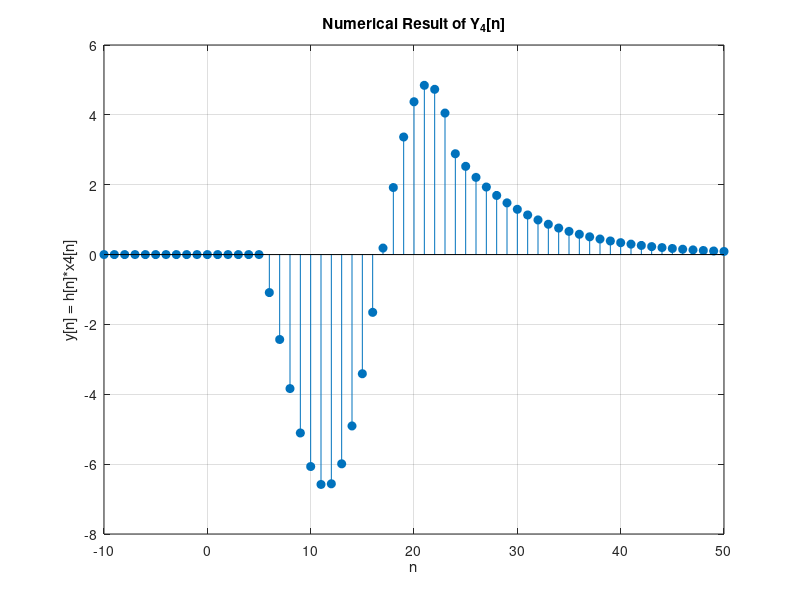
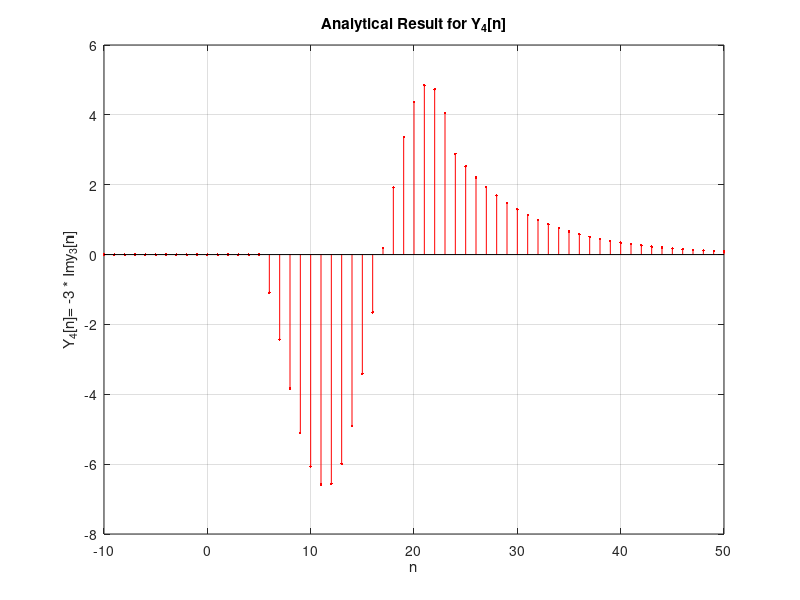

Recreate these plots in MATLAB, in order.
% Numerical Result
range1 = 100;
range2 = -range1:1:range1;
uh = zeros(size(range2));
uh(range2 >= 4) = 1;
impulse = (7/8).^range2 .* uh;
r = (-range1/2):1:(range1/2);
x4 = zeros(size(r));
x4((r <= 20) & (r >= 2)) = -3*sin((2:20).*1/3);
y4 = zeros(size(r));
for k = -(range1/2):(range1/2)
    a = impulse(r-k+range1+1) .* x4(k+(range1/2)+1);
    y4 = y4 + a;
end

% Plot Numerical Result
figure;  
stem(-10:50,y4(41:101),'filled');
xlabel('n');
ylabel('y[n] = h[n]*x4[n]');
title('Numerical Result of Y_4[n]');
grid on;

range2 = -10:100;  
y3_2 = zeros(size(range2)); 
j = sqrt(-1);  

y3_2((range2 >= 6) & (range2 <= 24)) = (exp(j/3).^range2((range2 >= 6) & (range2 <= 24))) .* ...
    (((7/8) * exp(-j/3))^4 - ((7/8) * exp(-j/3)).^(range2((range2 >= 6) & (range2 <= 24)) - 1)) ...
    / (1 - (7/8) * exp(-j/3));

y3_2((range2 >= 24)) = (exp(j/3).^range2((range2 >= 24))) .* ...
    (((7/8) * exp(-j/3)).^(range2((range2 >= 24)) - 20) - ((7/8) * exp(-j/3)).^(range2((range2 >= 24)) - 1)) ...
    / (1 - (7/8) * exp(-j/3));
% Plot -3 * Im{y3[n]}
figure;
stem((-10:50), -3 * imag(y3_2(1:61)), 'filled', '.r');  % Plot -3 times the imaginary part of y3[n]
xlabel('n');
ylabel('Y_4[n]= -3 * Im{y_3[n]}');
title('Analytical Result for Y_4[n]');
grid on;

